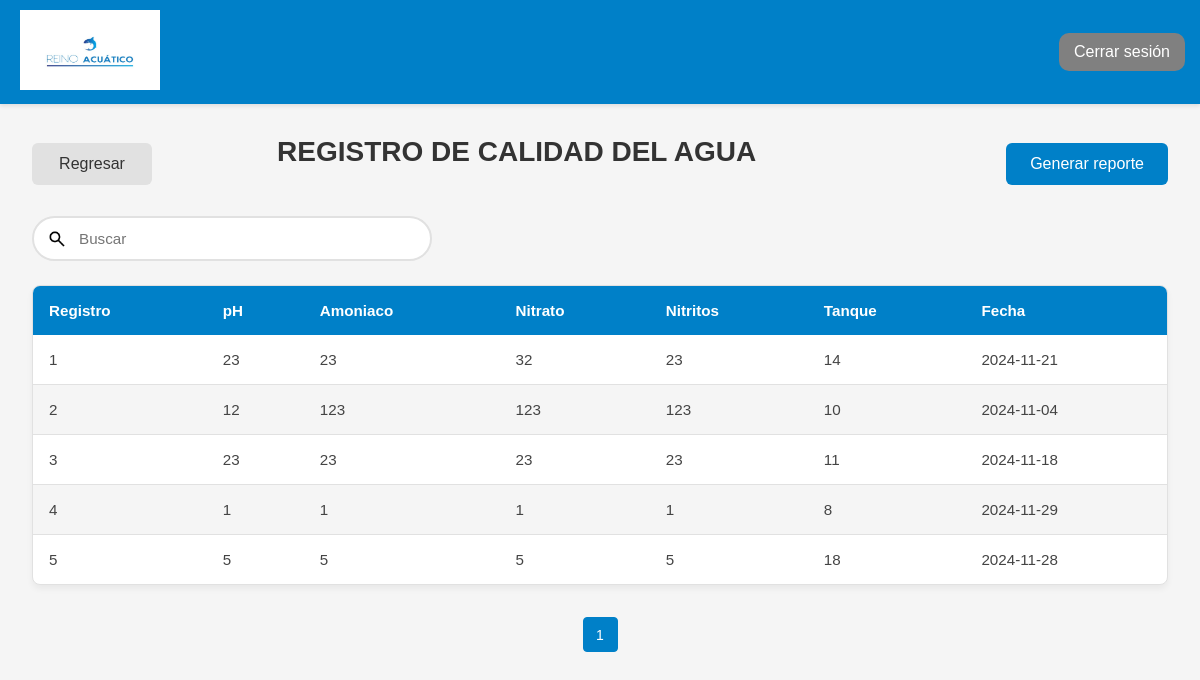
Page /views/tabla_agua.php (signed in) on the committed database.
### tables this page shows
CREATE TABLE `agua` (
  `pk_agua` smallint(6) NOT NULL,
  `ph` text NOT NULL,
  `amoniaco` text NOT NULL,
  `nitrato` text NOT NULL,
  `nitritos` text NOT NULL,
  `fk_tanque` smallint(6) NOT NULL,
  `fecha` date NOT NULL
);

### Class/clase_conexion.php (called while the page is built, shortened)
<?php
class Conexion {
    public static function conectar() {
        $servidor = "localhost";
        $usuario = "root";
        $contraseña = "";
        $nom_base_datos = "ges_acuario6";
        $conectar = new mysqli($servidor, $usuario, $contraseña, $nom_base_datos);
        return $conectar;
    }
}
?>

### views/tabla_agua.php (the view, shortened to what this page needs)
<?php
include_once '../functions/mostrar_agua.php';
$agua = new Agua();
$pagina = isset($_GET['pagina']) ? (int)$_GET['pagina'] : 1;
$porPagina = 30;
$resultado = $agua->obtener_calidad_agua_paginado($pagina, $porPagina);
?>
<!DOCTYPE html>
<html lang="es">
<head>
    <link rel="stylesheet" href="../Styles/tabla.css">
</head>
<body>
    <?php include("layout/header.php") ?>
    <div class="contenido">
        <div class="tabla">
            <div class="controles">
                <a onclick="window.location.href='panel.php'" type="button" class="btn">Regresar</a>
                <h2>REGISTRO DE CALIDAD DEL AGUA</h2><br>
                <div>
                    <a href="../fpdf/reporte_agua.php" target="_blank" class="generar-reporte">Generar reporte</a>
                </div>
            </div>
            <form method="get" action="" class="buscador">
                <div class="search-content">
                    <input type="text" name="busqueda" id="busqueda" placeholder="Buscar" class="input" onkeyup="buscarAgua()">
                </div>
            </form>
            <table>
                <thead>
                    <tr>
                        <th>Registro</th>
                        <th>pH</th>
                        <th>Amoniaco</th>
                        <th>Nitrato</th>
                        <th>Nitritos</th>
                        <th>Tanque</th>
                        <th>Fecha</th>
                    </tr>
                </thead>
                <tbody id="tabla-resultados">
                    <?php if (!empty($resultado['datos'])): ?>
                        <?php foreach ($resultado['datos'] as $calidad): ?>
                            <tr>
                                <td><?php echo htmlspecialchars($calidad['pk_agua']); ?></td>
                                <td><?php echo htmlspecialchars($calidad['ph']); ?></td>
                                <td><?php echo htmlspecialchars($calidad['amoniaco']); ?></td>
                                <td><?php echo htmlspecialchars($calidad['nitrato']); ?></td>
                                <td><?php echo htmlspecialchars($calidad['nitritos']); ?></td>
                                <td><?php echo htmlspecialchars($calidad['fk_tanque']); ?></td>
                                <td><?php echo htmlspecialchars($calidad['fecha']); ?></td>
                            </tr>
                        <?php endforeach; ?>
                    <?php else: ?>
                        <tr>
                            <td colspan="7">No hay registros de calidad de agua.</td>
                        </tr>
                    <?php endif; ?>
                </tbody>
            </table>
            <?php echo generarPaginacionAgua($resultado['totalPaginas'], $resultado['paginaActual']); ?>
        </div>
    </div>
</body>
</html>

### Styles/tabla.css (style rules this page uses)
* { margin: 0; padding: 0; box-sizing: border-box; font-family: 'Segoe UI', Tahoma, Geneva, Verdana, sans-serif; }
body { background-color: #f5f5f5; min-height: 100vh; }
.contenido { display: flex; min-height: calc(100vh - 100px); }
.tabla { flex: 1; padding: 2rem; margin: 0; width: auto; }
.tabla h2 { color: #333; margin-bottom: 1.5rem; font-size: 1.75rem; }
.controles { display: flex; justify-content: space-between; align-items: center; margin-bottom: 1.5rem; }
.generar-reporte { background-color: #0080c8; color: white; padding: 0.75rem 1.5rem; border-radius: 6px; text-decoration: none; transition: all 0.3s ease; display: inline-flex; align-items: center; gap: 0.5rem; }
.buscador { margin-bottom: 1.5rem; }
.search-content { position: relative; width: 100%; }
.input { width: 100%; max-width: 400px; padding: 12px 20px 12px 45px; border: 2px solid #e1e1e1; border-radius: 100px; font-size: 0.95rem; transition: all 0.3s ease; background-color: white; }
table { width: 100%; background-color: white; border-radius: 8px; overflow: hidden; border: 1px solid #e1e1e1; border-collapse: separate; border-spacing: 0; box-shadow: 0 4px 6px rgba(0,0,0,0.05); }
thead { background-color: #0080c8; }
th { color: white; font-weight: 600; padding: 1rem; text-align: left; font-size: 0.95rem; border: none; }
td { padding: 1rem; border-bottom: 1px solid #e1e1e1; color: #444; font-size: 0.95rem; text-align: left; }
tr:last-child td { border-bottom: none; }
table tr:nth-child(even) { background-color: whitesmoke; }
.btn { padding: 12px 24px; border: none; border-radius: 6px; font-size: 1rem; font-weight: 500; cursor: pointer; transition: all 0.3s ease; text-decoration: none; display: inline-flex; align-items: center; justify-content: center; min-width: 120px; background-color: #e1e1e1; color: #333; }

### views/layout/header.php (style rules this page uses)
* { margin: 0; padding: 0; box-sizing: border-box; font-family: 'Heebo', Arial, Helvetica, 'Nimbus Sans L', sans-serif; ; }

### rows in the picture
agua: pk_agua "1", ph "23", amoniaco "23", nitrato "32", nitritos "23", fk_tanque "14", fecha "2024-11-21"
agua: pk_agua "2", ph "12", amoniaco "123", nitrato "123", nitritos "123", fk_tanque "10", fecha "2024-11-04"
agua: pk_agua "3", ph "23", amoniaco "23", nitrato "23", nitritos "23", fk_tanque "11", fecha "2024-11-18"
agua: pk_agua "4", ph "1", amoniaco "1", nitrato "1", nitritos "1", fk_tanque "8", fecha "2024-11-29"
agua: pk_agua "5", ph "5", amoniaco "5", nitrato "5", nitritos "5", fk_tanque "18", fecha "2024-11-28"
